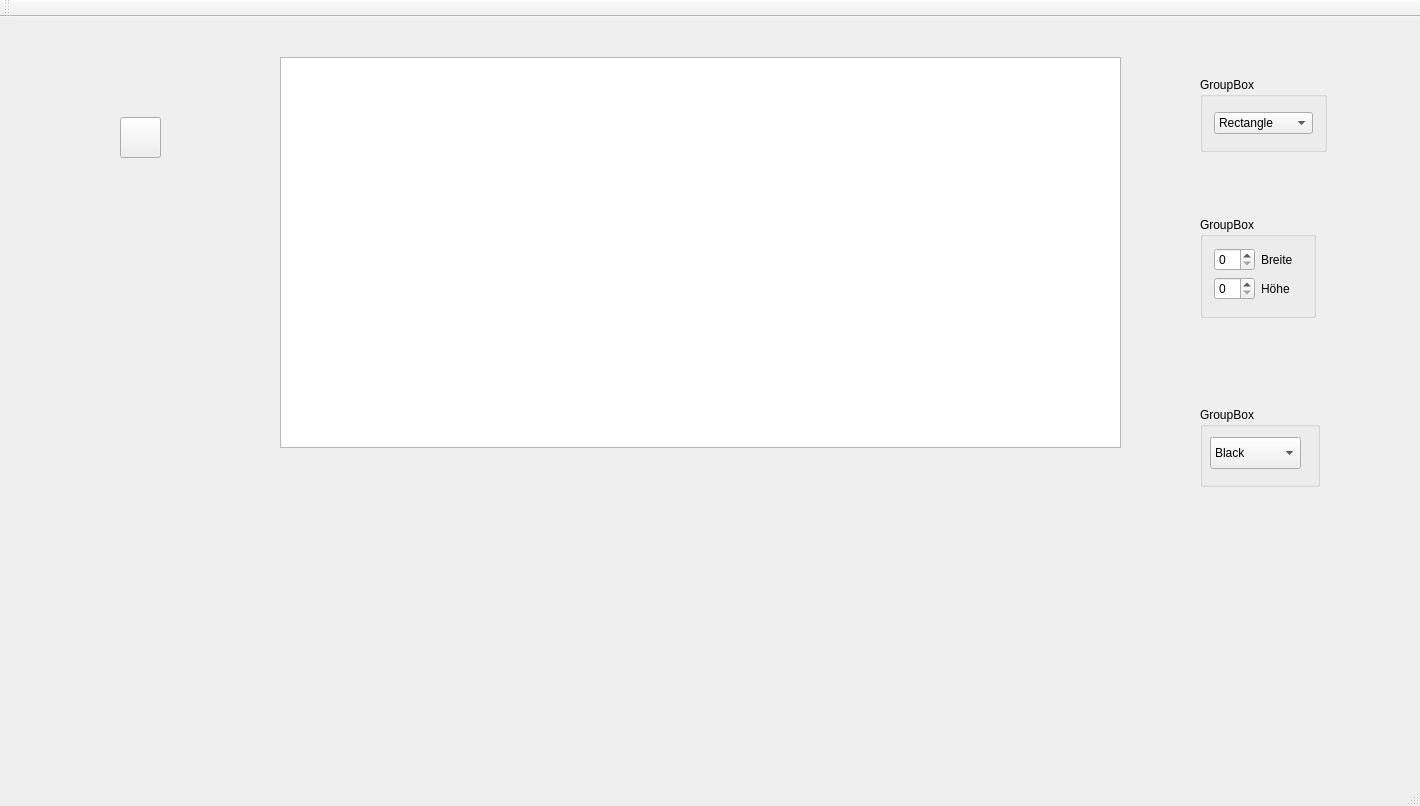
<?xml version="1.0" encoding="UTF-8"?>
<ui version="4.0">
 <class>MainWindow</class>
 <widget class="QMainWindow" name="MainWindow">
  <property name="geometry">
   <rect>
    <x>0</x>
    <y>0</y>
    <width>1420</width>
    <height>806</height>
   </rect>
  </property>
  <property name="minimumSize">
   <size>
    <width>670</width>
    <height>580</height>
   </size>
  </property>
  <property name="windowTitle">
   <string>MainWindow</string>
  </property>
  <widget class="QWidget" name="centralWidget">
   <widget class="QGraphicsView" name="canvas">
    <property name="geometry">
     <rect>
      <x>280</x>
      <y>40</y>
      <width>841</width>
      <height>391</height>
     </rect>
    </property>
    <property name="sceneRect">
     <rectf>
      <x>0.000000000000000</x>
      <y>0.000000000000000</y>
      <width>300.000000000000000</width>
      <height>300.000000000000000</height>
     </rectf>
    </property>
    <property name="alignment">
     <set>Qt::AlignLeading|Qt::AlignLeft|Qt::AlignTop</set>
    </property>
   </widget>
   <widget class="QGroupBox" name="groupBox_Tool">
    <property name="geometry">
     <rect>
      <x>1200</x>
      <y>60</y>
      <width>127</width>
      <height>75</height>
     </rect>
    </property>
    <property name="title">
     <string>GroupBox</string>
    </property>
    <layout class="QGridLayout" name="gridLayout">
     <item row="0" column="0">
      <widget class="QComboBox" name="comboBox_tool">
       <property name="toolTip">
        <string>&lt;html&gt;&lt;head/&gt;&lt;body&gt;&lt;p&gt;Wähle ein Werkzeug&lt;/p&gt;&lt;/body&gt;&lt;/html&gt;</string>
       </property>
       <item>
        <property name="text">
         <string>Rectangle</string>
        </property>
       </item>
       <item>
        <property name="text">
         <string>Circle</string>
        </property>
       </item>
      </widget>
     </item>
    </layout>
   </widget>
   <widget class="QGroupBox" name="groupBox_Color">
    <property name="geometry">
     <rect>
      <x>1200</x>
      <y>200</y>
      <width>116</width>
      <height>101</height>
     </rect>
    </property>
    <property name="title">
     <string>GroupBox</string>
    </property>
    <layout class="QFormLayout" name="formLayout">
     <item row="0" column="0">
      <widget class="QSpinBox" name="spinBox_width"/>
     </item>
     <item row="0" column="1">
      <widget class="QLabel" name="label_width">
       <property name="text">
        <string>Breite</string>
       </property>
      </widget>
     </item>
     <item row="1" column="0">
      <widget class="QSpinBox" name="spinBox_height"/>
     </item>
     <item row="1" column="1">
      <widget class="QLabel" name="label_height">
       <property name="text">
        <string>Höhe</string>
       </property>
      </widget>
     </item>
    </layout>
   </widget>
   <widget class="QGroupBox" name="groupBox_Size">
    <property name="geometry">
     <rect>
      <x>1200</x>
      <y>390</y>
      <width>120</width>
      <height>80</height>
     </rect>
    </property>
    <property name="title">
     <string>GroupBox</string>
    </property>
    <widget class="QComboBox" name="comboBox_color">
     <property name="geometry">
      <rect>
       <x>10</x>
       <y>30</y>
       <width>91</width>
       <height>32</height>
      </rect>
     </property>
     <item>
      <property name="text">
       <string>Black</string>
      </property>
     </item>
     <item>
      <property name="text">
       <string>Red</string>
      </property>
     </item>
     <item>
      <property name="text">
       <string>Orange</string>
      </property>
     </item>
     <item>
      <property name="text">
       <string>Yellow</string>
      </property>
     </item>
     <item>
      <property name="text">
       <string>white</string>
      </property>
     </item>
    </widget>
   </widget>
   <widget class="QPushButton" name="pushButton">
    <property name="geometry">
     <rect>
      <x>120</x>
      <y>100</y>
      <width>41</width>
      <height>41</height>
     </rect>
    </property>
    <property name="cursor">
     <cursorShape>ArrowCursor</cursorShape>
    </property>
    <property name="text">
     <string/>
    </property>
    <property name="icon">
     <iconset resource="test.qrc">
      <normaloff>:/new/prefix1/pencil.png</normaloff>:/new/prefix1/pencil.png</iconset>
    </property>
   </widget>
  </widget>
  <widget class="QMenuBar" name="menuBar">
   <property name="geometry">
    <rect>
     <x>0</x>
     <y>0</y>
     <width>1420</width>
     <height>22</height>
    </rect>
   </property>
  </widget>
  <widget class="QToolBar" name="mainToolBar">
   <attribute name="toolBarArea">
    <enum>TopToolBarArea</enum>
   </attribute>
   <attribute name="toolBarBreak">
    <bool>false</bool>
   </attribute>
  </widget>
  <widget class="QStatusBar" name="statusBar"/>
 </widget>
 <layoutdefault spacing="6" margin="11"/>
 <resources>
  <include location="test.qrc"/>
 </resources>
 <connections/>
</ui>
